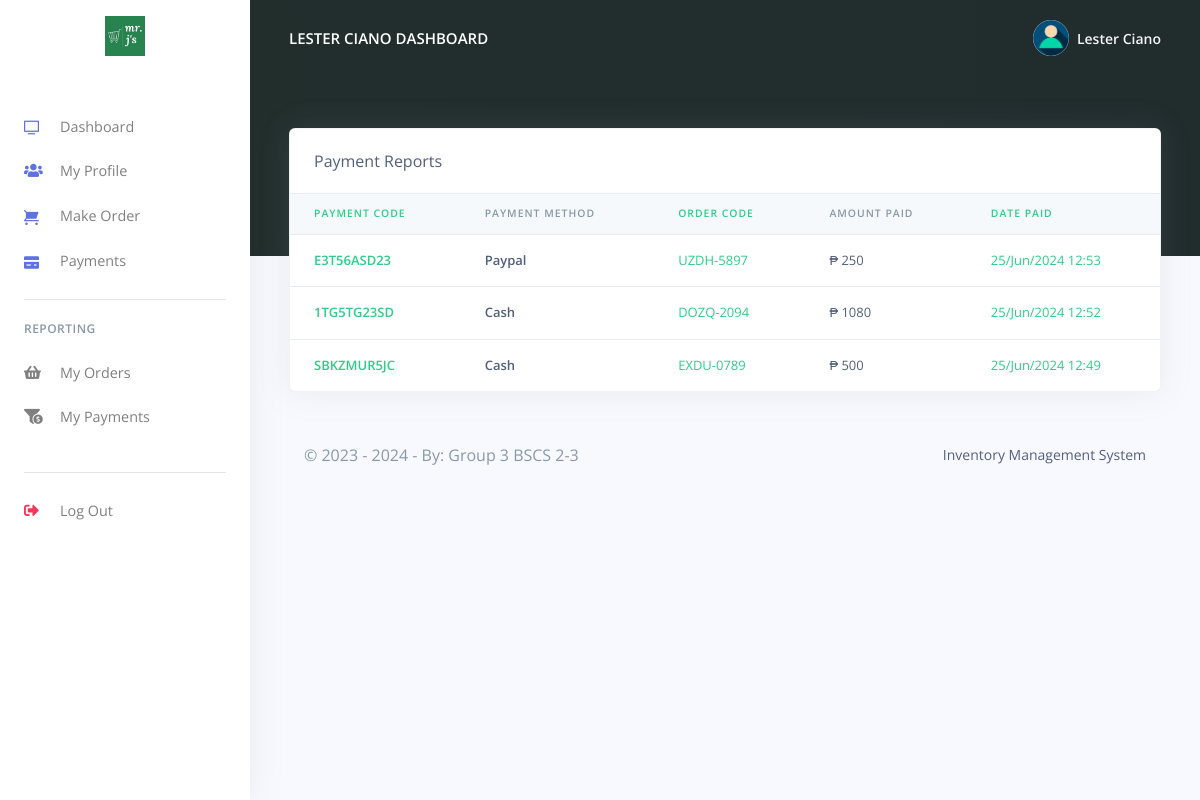
Screenshot of /pos/customer/payments_reports.php (signed in) with the database file from the repository.
### tables this page shows
CREATE TABLE `rpos_customers` (
  `customer_id` varchar(200) NOT NULL,
  `customer_name` varchar(200) NOT NULL,
  `customer_phoneno` varchar(200) NOT NULL,
  `customer_email` varchar(200) NOT NULL,
  `customer_password` varchar(200) NOT NULL,
  `created_at` timestamp(6) NOT NULL DEFAULT current_timestamp(6) ON UPDATE current_timestamp(6)
);

CREATE TABLE `rpos_payments` (
  `pay_id` varchar(200) NOT NULL,
  `pay_code` varchar(200) NOT NULL,
  `order_code` varchar(200) NOT NULL,
  `customer_id` varchar(200) NOT NULL,
  `pay_amt` varchar(200) NOT NULL,
  `pay_method` varchar(200) NOT NULL,
  `created_at` timestamp(6) NOT NULL DEFAULT current_timestamp(6) ON UPDATE current_timestamp(6)
);

### pos/customer/payments_reports.php (the view, shortened to what this page needs)
<?php
include('config/config.php');
require_once('partials/_head.php');
?>
<body>
    <?php
    require_once('partials/_sidebar.php');
    ?>
    <div class="main-content">
        <?php
        require_once('partials/_topnav.php');
        ?>
        <div class="container-fluid mt--8">
            <div class="row">
                <div class="col">
                    <div class="card shadow">
                        <div class="card-header border-0">
                            Payment Reports
                        </div>
                        <div class="table-responsive">
                            <table class="table align-items-center table-flush">
                                <thead class="thead-light">
                                    <tr>
                                        <th class="text-success" scope="col">Payment Code</th>
                                        <th scope="col">Payment Method</th>
                                        <th class="text-success" scope="col">Order Code</th>
                                        <th scope="col">Amount Paid</th>
                                        <th class="text-success" scope="col">Date Paid</th>
                                    </tr>
                                </thead>
                                <tbody>
                                    <?php
                                    $customer_id = $_SESSION['customer_id'];
                                    $ret = "SELECT * FROM  rpos_payments WHERE customer_id ='$customer_id' ORDER BY `created_at` DESC ";
                                    $stmt = $mysqli->prepare($ret);
                                    $stmt->execute();
                                    $res = $stmt->get_result();
                                    while ($payment = $res->fetch_object()) {
                                    ?>
                                        <tr>
                                            <th class="text-success" scope="row">
                                                <?php echo $payment->pay_code; ?>
                                            </th>
                                            <th scope="row">
                                                <?php echo $payment->pay_method; ?>
                                            </th>
                                            <td class="text-success">
                                                <?php echo $payment->order_code; ?>
                                            </td>
                                            <td>
                                                ₱ <?php echo $payment->pay_amt; ?>
                                            </td>
                                            <td class="text-success">
                                                <?php echo date('d/M/Y g:i', strtotime($payment->created_at)) ?>
                                            </td>
                                        </tr>
                                    <?php } ?>
                                </tbody>
                            </table>
                        </div>
                    </div>
                </div>
            </div>
            <?php
            require_once('partials/_footer.php');
            ?>
        </div>
    </div>
</body>
</html>

### pos/customer/partials/_sidebar.php (shortened to what this page needs)
<?php
$customer_id = $_SESSION['customer_id'];
$ret = "SELECT * FROM  rpos_customers  WHERE customer_id = '$customer_id'";
$stmt = $mysqli->prepare($ret);
$stmt->execute();
$res = $stmt->get_result();
while ($customer = $res->fetch_object()) {
?>
  <nav class="navbar navbar-vertical fixed-left navbar-expand-md navbar-light bg-white" id="sidenav-main">
    <div class="container-fluid">
      <a class="navbar-brand pt-0" href="dashboard.php">
        <img src="../admin/assets/img/brand/mrj.jpg" class="navbar-brand-img" alt="...">
      </a>
      <div class="collapse navbar-collapse" id="sidenav-collapse-main">
        <ul class="navbar-nav">
          <li class="nav-item">
            <a class="nav-link" href="dashboard.php">
              <i class="ni ni-tv-2 text-primary"></i> Dashboard
            </a>
          </li>
          <li class="nav-item">
            <a class="nav-link" href="change_profile.php">
              <i class="fas fa-users text-primary"></i> My Profile
            </a>
          </li>
          <li class="nav-item">
            <a class="nav-link" href="orders.php">
              <i class="ni ni-cart text-primary"></i>Make Order
            </a>
          </li>
          <li class="nav-item">
            <a class="nav-link" href="payments.php">
              <i class="ni ni-credit-card text-primary"></i> Payments
            </a>
          </li>
        </ul>
        <hr class="my-3">
        <h6 class="navbar-heading text-muted">Reporting</h6>
        <ul class="navbar-nav mb-md-3">
          <li class="nav-item">
            <a class="nav-link" href="orders_reports.php">
              <i class="fas fa-shopping-basket"></i> My Orders
            </a>
          </li>
          <li class="nav-item">
            <a class="nav-link" href="payments_reports.php">
              <i class="fas fa-funnel-dollar"></i> My Payments
            </a>
          </li>
        </ul>
        <hr class="my-3">
        <ul class="navbar-nav mb-md-3">
          <li class="nav-item">
            <a class="nav-link" href="logout.php">
              <i class="fas fa-sign-out-alt text-danger"></i> Log Out
            </a>
          </li>
        </ul>
      </div>
    </div>
  </nav>
<?php } ?>

### pos/customer/partials/_topnav.php (shortened to what this page needs)
<?php
$customer_id = $_SESSION['customer_id'];
$ret = "SELECT * FROM  rpos_customers  WHERE customer_id = '$customer_id'";
$stmt = $mysqli->prepare($ret);
$stmt->execute();
$res = $stmt->get_result();
while ($customer = $res->fetch_object()) {
?>
    <nav class="navbar navbar-top navbar-expand-md navbar-dark" id="navbar-main">
        <div class="container-fluid">
            <a class="h4 mb-0 text-white text-uppercase d-none d-lg-inline-block" href="dashboard.php"><?php echo $customer->customer_name; ?> Dashboard</a>
            <ul class="navbar-nav align-items-center d-none d-md-flex">
                <li class="nav-item dropdown">
                    <a class="nav-link pr-0" href="#" role="button" data-toggle="dropdown" aria-haspopup="true" aria-expanded="false">
                        <div class="media align-items-center">
                            <span class="avatar avatar-sm rounded-circle">
                                <img alt="Image placeholder" src="../admin/assets/img/theme/user-a-min.png">
                            </span>
                            <div class="media-body ml-2 d-none d-lg-block">
                                <span class="mb-0 text-sm  font-weight-bold"><?php echo $customer->customer_name; ?></span>
                            </div>
                        </div>
                    </a>
                </li>
            </ul>
        </div>
    </nav>
<?php } ?>

### rows the page displays
rpos_customers: customer_name "LESTER CIANO", customer_name "Lester Ciano"
rpos_payments: pay_code "E3T56ASD23", pay_method "Paypal", order_code "UZDH-5897", pay_amt "250", created_at "25/Jun/2024 12:53"
rpos_payments: pay_code "1TG5TG23SD", pay_method "Cash", order_code "DOZQ-2094", pay_amt "1080", created_at "25/Jun/2024 12:52"
rpos_payments: pay_code "SBKZMUR5JC", pay_method "Cash", order_code "EXDU-0789", pay_amt "500", created_at "25/Jun/2024 12:49"
